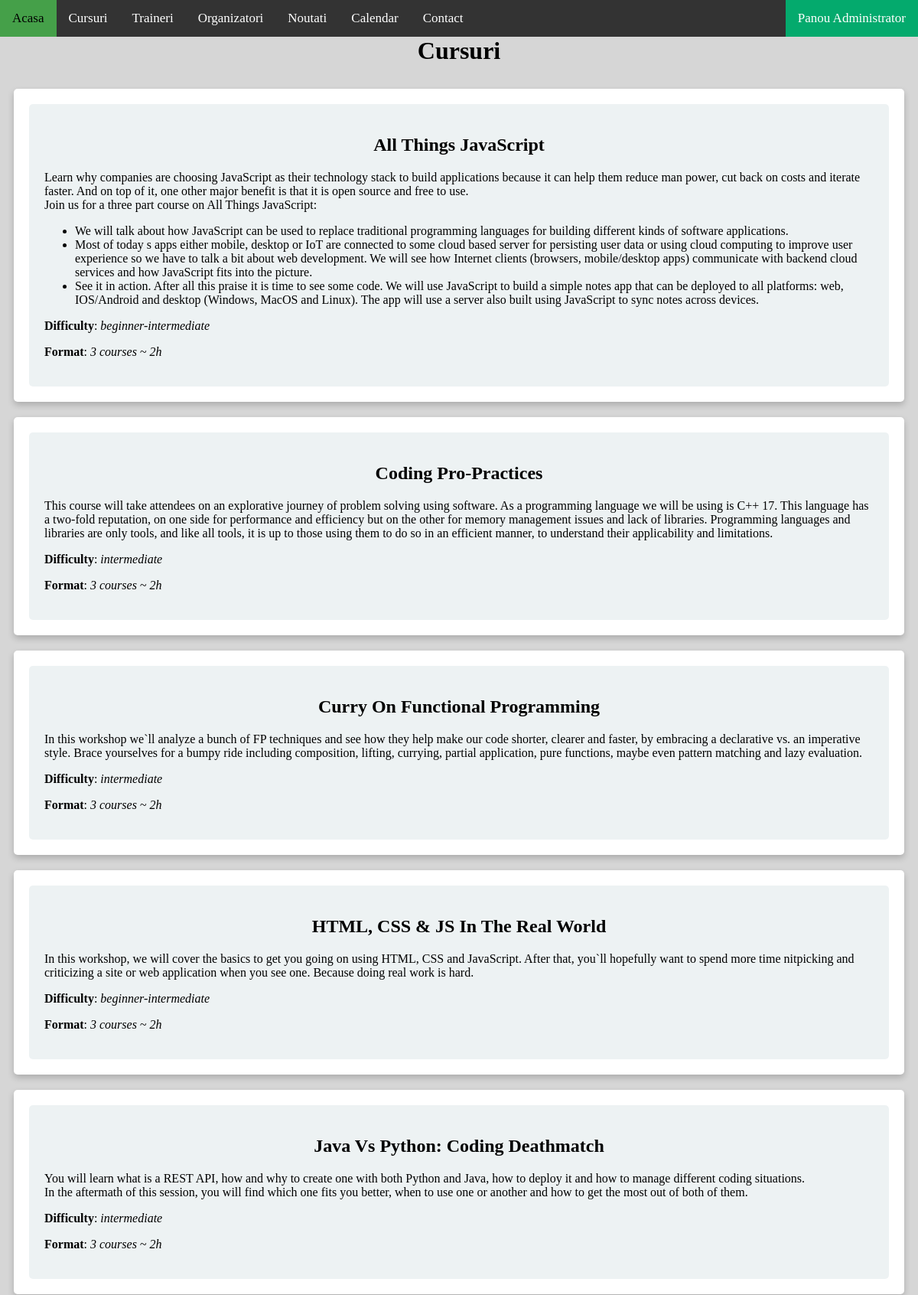
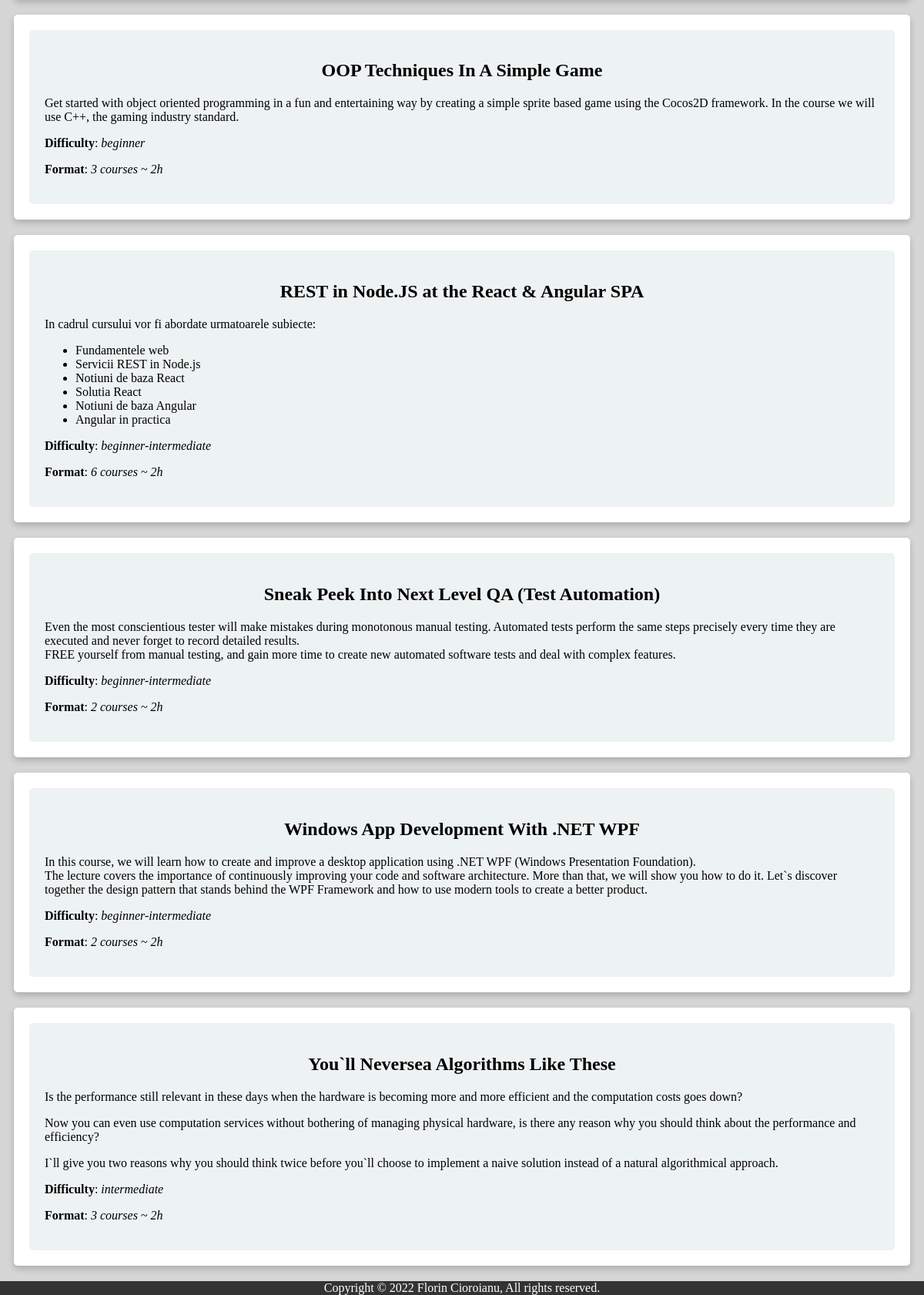
The page /cursuri.php on the database its author committed (2 pictures, top to bottom).
### tables this page shows
CREATE TABLE `cursuri` (
  `id` int(11) NOT NULL,
  `nume` varchar(255) NOT NULL,
  `descriere` longtext NOT NULL,
  `orar` longtext DEFAULT NULL
);

### cursuri.php (the view, shortened to what this page needs)
<?php
include "inc/connect.php";
include "inc/header.php";
?>
<h1 class="text-center">Cursuri</h1>
<?php
function listCursuri()
{
    global $id_conexiune;
    $query = "SELECT * FROM cursuri";
    $result = mysqli_query($id_conexiune, $query);
    if (mysqli_num_rows($result)) {
        while ($row = mysqli_fetch_array($result)) :
?>
            <div class="column" style="width:100%">
                <div class="card ">
                    <div class="container">
                        <h2><b><?php echo $row['nume'] ?></b></h2>
                        <div class="description">
                        <p ><?php echo $row['descriere'] ?></p>
                        </div>
                    </div>
                </div>
            </div>
<?php
        endwhile;
    }
}
listCursuri();
include "inc/footer.php";
?>

### inc/header.php
<html>
<head>
  <link rel="stylesheet" href="css/style.css">
</head>
<body>
  <div class="topnav">
    <a href="./index.php">Acasa</a>
    <a href="./cursuri.php">Cursuri</a>
    <a href="./traineri.php">Traineri</a>
    <a href="./organizatori.php">Organizatori</a>
    <a href="./noutati.php">Noutati</a>
    <a href="./calendar.php">Calendar</a>
    <a href="./contact.php">Contact</a>
    <a class="adminBtn" style="float:right" href="./admin/index.php">Panou Administrator</a>
  </div>
</body>

### inc/footer.php
<footer>
Copyright &copy; <?php echo date("Y"); ?> Florin Cioroianu, All rights reserved.
</footer>
</body>
</html>

### css/style.css (style rules this page uses)
body { padding-top: 40px; background-color: rgb(214, 214, 214); padding-bottom: 20px; }
a { text-decoration: none; }
.topnav { background-color: #333; overflow: auto; position: fixed; top: 0; left: 0; width: 100%; }
.topnav a { float: left; color: #fff; display: block; text-align: center; padding: 14px 16px; text-decoration: none; font-size: 17px; }
* { box-sizing: border-box; }
.adminBtn { float: right; background-color: #04AA6D; }
.column { display: flex; align-items: center; flex: 1; padding: 10px 10px; }
.card { box-shadow: 0 4px 8px 0 rgba(0, 0, 0, 0.2); padding: 20px; text-align: center; background-color: #ffffff; flex: 0 0 100%; border-radius: 5px; }
.text-center { text-align: center; }
footer { position: fixed; left: 0; bottom: 0; width: 100%; display: flex; justify-content: center; background-color: #333; color: #fff; }
.container { border-radius: 5px; background-color: #87a9ad26; padding: 20px; }
.description { text-align: left; }

### rows shown on the page
cursuri: nume "All Things JavaScript", descriere "Learn why companies are choosing JavaScript as their technology stack to build applications because it can help them reduce man power, cut back on costs and iterate faster. And on top of it, one other major benefit is that it is open source and free to use. Join us for a three part course on All Things JavaScript: We will talk about how JavaScript can be used to replace traditional programming languages for building different kinds of software applications. Most of today s apps either mobile, desktop or IoT are connected to some cloud based server for persisting user data or using cloud computing to improve user experience so we have to talk a bit about web development. We will see how…"
cursuri: nume "Coding Pro-Practices", descriere "This course will take attendees on an explorative journey of problem solving using software. As a programming language we will be using is C++ 17. This language has a two-fold reputation, on one side for performance and efficiency but on the other for memory management issues and lack of libraries. Programming languages and libraries are only tools, and like all tools, it is up to those using them to do so in an efficient manner, to understand their applicability and limitations. Difficulty : intermediate Format : 3 courses ~ 2h"
cursuri: nume "Curry On Functional Programming", descriere "In this workshop we`ll analyze a bunch of FP techniques and see how they help make our code shorter, clearer and faster, by embracing a declarative vs. an imperative style. Brace yourselves for a bumpy ride including composition, lifting, currying, partial application, pure functions, maybe even pattern matching and lazy evaluation. Difficulty : intermediate Format : 3 courses ~ 2h"
cursuri: nume "HTML, CSS & JS In The Real World", descriere "In this workshop, we will cover the basics to get you going on using HTML, CSS and JavaScript. After that, you`ll hopefully want to spend more time nitpicking and criticizing a site or web application when you see one. Because doing real work is hard. Difficulty : beginner-intermediate Format : 3 courses ~ 2h"
cursuri: nume "Java Vs Python: Coding Deathmatch", descriere "You will learn what is a REST API, how and why to create one with both Python and Java, how to deploy it and how to manage different coding situations. In the aftermath of this session, you will find which one fits you better, when to use one or another and how to get the most out of both of them. Difficulty : intermediate Format : 3 courses ~ 2h"
cursuri: nume "OOP Techniques In A Simple Game", descriere "Get started with object oriented programming in a fun and entertaining way by creating a simple sprite based game using the Cocos2D framework. In the course we will use C++, the gaming industry standard. Difficulty : beginner Format : 3 courses ~ 2h"
cursuri: nume "REST in Node.JS at the React & Angular SPA", descriere "In cadrul cursului vor fi abordate urmatoarele subiecte: Fundamentele web Servicii REST in Node.js Notiuni de baza React Solutia React Notiuni de baza Angular Angular in practica Difficulty : beginner-intermediate Format : 6 courses ~ 2h"
cursuri: nume "Sneak Peek Into Next Level QA (Test Automation)", descriere "Even the most conscientious tester will make mistakes during monotonous manual testing. Automated tests perform the same steps precisely every time they are executed and never forget to record detailed results. FREE yourself from manual testing, and gain more time to create new automated software tests and deal with complex features. Difficulty : beginner-intermediate Format : 2 courses ~ 2h"
cursuri: nume "Windows App Development With .NET WPF", descriere "In this course, we will learn how to create and improve a desktop application using .NET WPF (Windows Presentation Foundation). The lecture covers the importance of continuously improving your code and software architecture. More than that, we will show you how to do it. Let`s discover together the design pattern that stands behind the WPF Framework and how to use modern tools to create a better product. Difficulty : beginner-intermediate Format : 2 courses ~ 2h"
cursuri: nume "You`ll Neversea Algorithms Like These", descriere "Is the performance still relevant in these days when the hardware is becoming more and more efficient and the computation costs goes down? Now you can even use computation services without bothering of managing physical hardware, is there any reason why you should think about the performance and efficiency? I`ll give you two reasons why you should think twice before you`ll choose to implement a naive solution instead of a natural algorithmical approach. Difficulty : intermediate Format : 3 courses ~ 2h"
